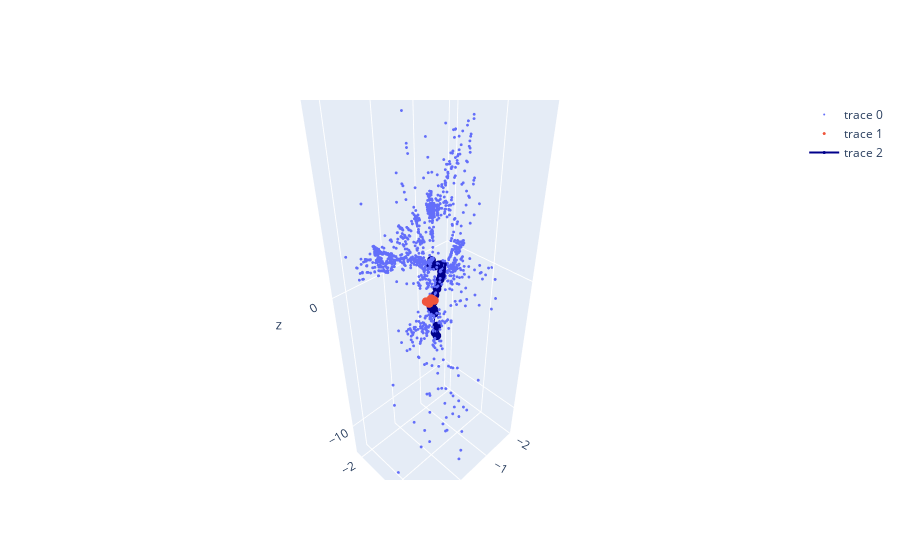

The notebook cell this image was saved under:
### Code cell
fig = go.Figure(data=[go.Scatter3d(x=landmarks_3d[0], y=landmarks_3d[1], z=landmarks_3d[2],
                                   mode='markers', marker_size=1)] + 
                     [go.Scatter3d(x=marker_points.T[0], y=marker_points.T[1], z=marker_points.T[2],
                                   mode='markers', marker_size=3)] + 
                     [go.Scatter3d(x=camera_poses[0], y=camera_poses[1], z=camera_poses[2],
                                   line=dict(color='darkblue',width=2), marker_size=3, text=np.arange(0, len(keyframes)))])

window = 3
width = np.max(camera_poses, axis=1) - np.min(camera_poses, axis=1)
range_ = np.vstack((np.mean(camera_poses, axis=1) - window * width, np.mean(camera_poses, axis=1) + window * width))

range_ = range_.T

fig.update_layout(
    scene = dict(
        xaxis = dict(nticks=4, range=range_[0]),
        yaxis = dict(nticks=4, range=range_[1]),
        zaxis = dict(nticks=4, range=range_[2]),
        aspectmode='data'))

fig.show()
# fig.write_html("feature_map.html")

### Figure 1 — Plotly figure (JSON) as saved in the notebook; plotly's stock layout.template omitted (floating-point values rounded to 4 significant figures; data arrays with more than 128 entries replaced by an {"elided": "..."} marker saying what was removed)
{"data": [{"marker": {"size": 1}, "mode": "markers", "type": "scatter3d", "x": {"elided": "1927 float values"}, "y": {"elided": "1927 float values"}, "z": {"elided": "1927 float values"}}, {"marker": {"size": 3}, "mode": "markers", "type": "scatter3d", "x": [-0.072, 0.072, 0.072, -0.072], "y": [-0.072, -0.072, 0.072, 0.072], "z": [0, 0, 0, 0]}, {"line": {"color": "darkblue", "width": 2}, "marker": {"size": 3}, "text": [0, 1, 2, 3, 4, 5, 6, 7, 8, 9, 10, 11, 12, 13, 14, 15, 16, 17, 18, 19, 20, 21, 22, 23, 24, 25, 26], "type": "scatter3d", "x": [-0.1404, -0.2118, -0.1893, -0.1416, -0.1455, -0.1323, -0.1455, -0.1388, -0.1361, -0.1504, -0.2234, -0.2663, -0.3249, -0.413, -0.4707, -0.5429, -0.5919, -0.6219, -0.6557, -0.6891, -0.585, -0.4488, -0.3687, -0.3524, -0.3827, -0.4005, -0.3981], "y": [0.07811, -0.03592, -0.09116, -0.0405, -0.08122, -0.1913, -0.1898, -0.1874, -0.1863, -0.19, -0.2262, -0.2665, -0.3122, -0.3602, -0.3914, -0.4191, -0.4429, -0.4855, -0.5167, -0.5521, -0.5492, -0.5238, -0.5545, -0.5644, -0.5724, -0.5938, -0.5963], "z": [-1.759, -2.65, -2.452, -0.9931, -0.8002, -0.7131, -0.7221, -0.7177, -0.7069, -0.6997, -0.5469, -0.4491, -0.2952, -0.0447, 0.1652, 0.3505, 0.5055, 0.6813, 0.8475, 1.027, 1.112, 1.203, 1.292, 1.319, 1.443, 1.553, 1.553]}], "layout": {"scene": {"aspectmode": "data", "xaxis": {"nticks": 4, "range": [-2.014, 1.327]}, "yaxis": {"nticks": 4, "range": [-2.358, 1.688]}, "zaxis": {"nticks": 4, "range": [-12.63, 12.59]}}}}
